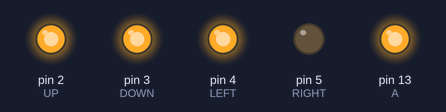
Recording of a sketch running on a simulated Arduino Uno, built with avr-gcc and run on an emulated ATmega328P. Parts: output pins drawn as LEDs (lit = HIGH).

Above: at 0.2 s.
At 3.0 s:
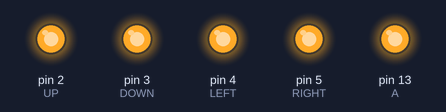
Timing chart, 0 to 6.3 s (numbered marks = the images above):
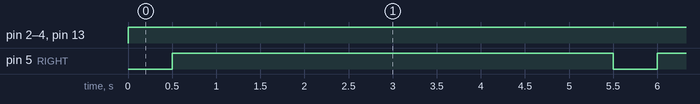

The sketch:

Button_Test.ino
```cpp
int UP = 2;
int DOWN = 3;
int LEFT = 4;
int RIGHT = 5;
int A = 13;

int sensorPin = A0; // select the input pin for ldr
int sensorValue = 0; // variable to store the value coming from the sensor
int blackoutwalkingTime = 0;

int totalEncounters = 0;

void setup() {
  Serial.begin(9600);
  pinMode(UP,OUTPUT);
  pinMode(DOWN,OUTPUT);
  pinMode(LEFT,OUTPUT);
  pinMode(RIGHT,OUTPUT);
  pinMode(A,OUTPUT);
}

void press(int button) {
  digitalWrite(button,LOW);
  delay(1);
  digitalWrite(button, HIGH);

}

void hold(int button, int time) {
  digitalWrite(button,LOW);
  delay(time);
  digitalWrite(button,HIGH);
}

void lowAll() {
  digitalWrite(UP,LOW);
  digitalWrite(DOWN,LOW);
  digitalWrite(LEFT,LOW);
  digitalWrite(RIGHT,LOW);
  digitalWrite(A,LOW);
}

void highAll() {
  digitalWrite(UP,HIGH);
  digitalWrite(DOWN,HIGH);
  digitalWrite(LEFT,HIGH);
  digitalWrite(RIGHT,HIGH);
  digitalWrite(A,HIGH);
}

void loop() {
  highAll();
  hold(RIGHT,500);
  delay(5000);
}
```

Measured:
- by itself, pin 2 (UP), pin 3 (DOWN), pin 4 (LEFT), pin 13 (A): LOW → HIGH at 0.00 s
- by itself, pin 5 (RIGHT): alternates HIGH for 5.0 s and LOW for 0.50 s
